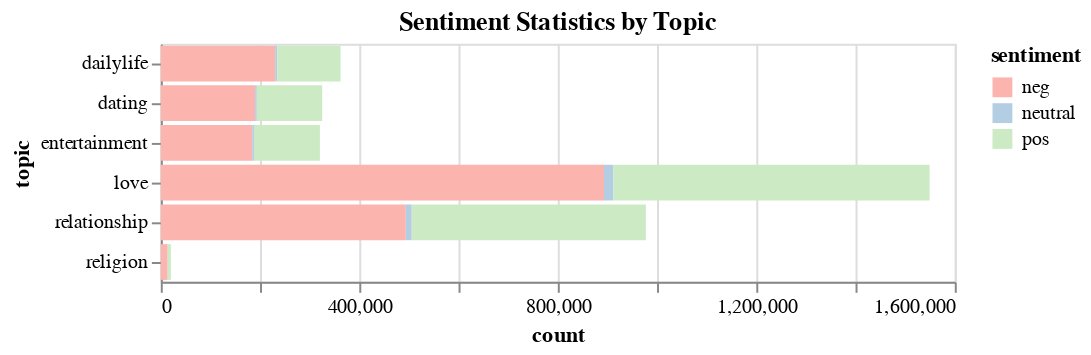

Write notebook code for a chart like this one.
### Code cell
#pd_topic_senti = advice_dum_nlp_senti.dropna().toPandas()
import altair as alt

alt.Chart(pd_topic_senti,title="Sentiment Statistics by Topic").mark_bar().encode(
    x=alt.X('count:Q', stack='zero'),
    y=alt.Y('topic:N'),
    color=alt.Color('sentiment', scale=alt.Scale(scheme='pastel1')), 
    order=alt.Order(
      # Sort the segments of the bars by this field
      'topic',
      sort='ascending'
    )
)

### Figure 1 — Vega-Lite specification as saved in the notebook (floating-point values rounded to 4 significant figures)
{"config": {"view": {"continuousWidth": 400, "continuousHeight": 300}}, "data": {"name": "data-0f1aea328e6f255665bf945da31fce2d"}, "mark": "bar", "encoding": {"color": {"field": "sentiment", "scale": {"scheme": "pastel1"}, "type": "nominal"}, "order": {"field": "topic", "sort": "ascending", "type": "nominal"}, "x": {"field": "count", "stack": "zero", "type": "quantitative"}, "y": {"field": "topic", "type": "nominal"}}, "title": "Sentiment Statistics by Topic", "$schema": "https://vega.github.io/schema/vega-lite/v4.17.0.json", "datasets": {"data-0f1aea328e6f255665bf945da31fce2d": [{"topic": "dailylife", "sentiment": "neg", "count": 230592}, {"topic": "dailylife", "sentiment": "neutral", "count": 4375}, {"topic": "dailylife", "sentiment": "pos", "count": 127261}, {"topic": "dating", "sentiment": "neg", "count": 190085}, {"topic": "dating", "sentiment": "neutral", "count": 3451}, {"topic": "dating", "sentiment": "pos", "count": 131717}, {"topic": "entertainment", "sentiment": "neg", "count": 184326}, {"topic": "entertainment", "sentiment": "neutral", "count": 3441}, {"topic": "entertainment", "sentiment": "pos", "count": 132894}, {"topic": "love", "sentiment": "neg", "count": 893157}, {"topic": "love", "sentiment": "neutral", "count": 18872}, {"topic": "love", "sentiment": "pos", "count": 637247}, {"topic": "relationship", "sentiment": "neg", "count": 493799}, {"topic": "relationship", "sentiment": "neutral", "count": 11850}, {"topic": "relationship", "sentiment": "pos", "count": 471832}, {"topic": "religion", "sentiment": "neg", "count": 13810}, {"topic": "religion", "sentiment": "neutral", "count": 241}, {"topic": "religion", "sentiment": "pos", "count": 6299}]}}
